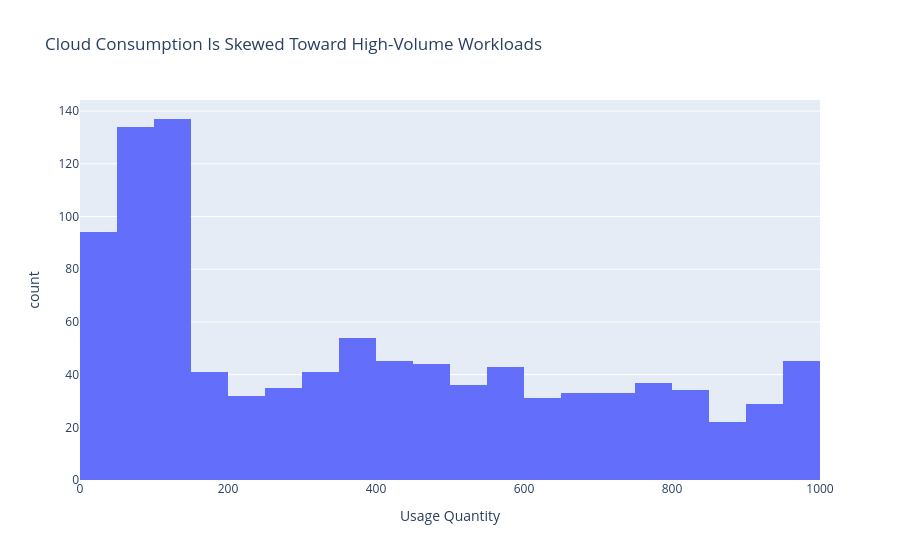
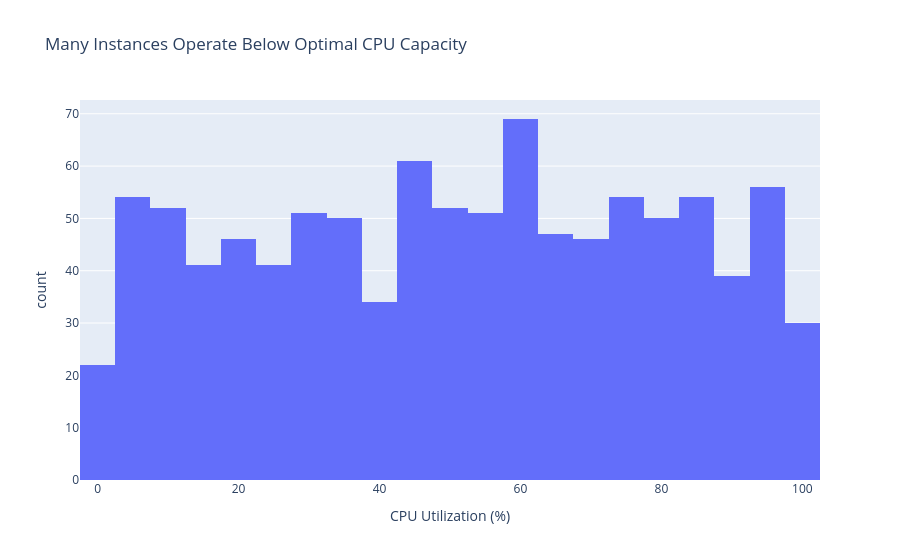
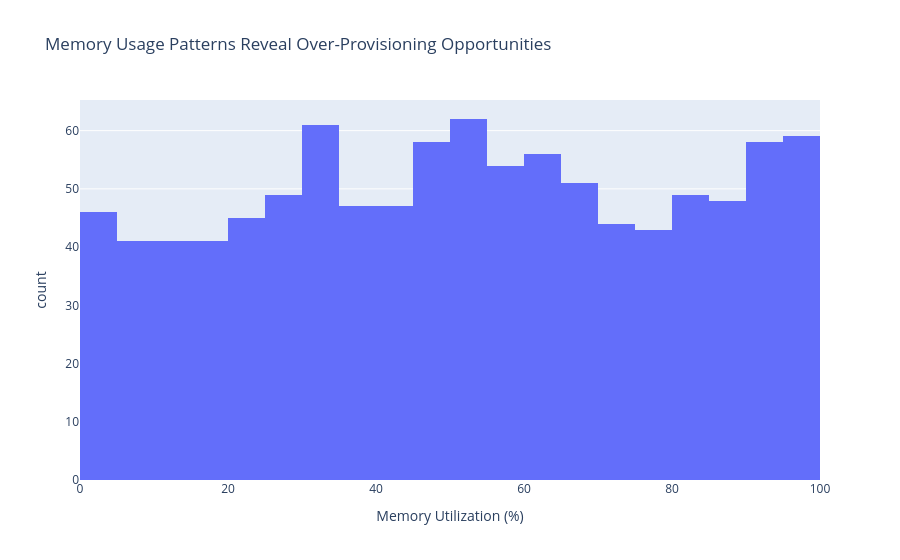
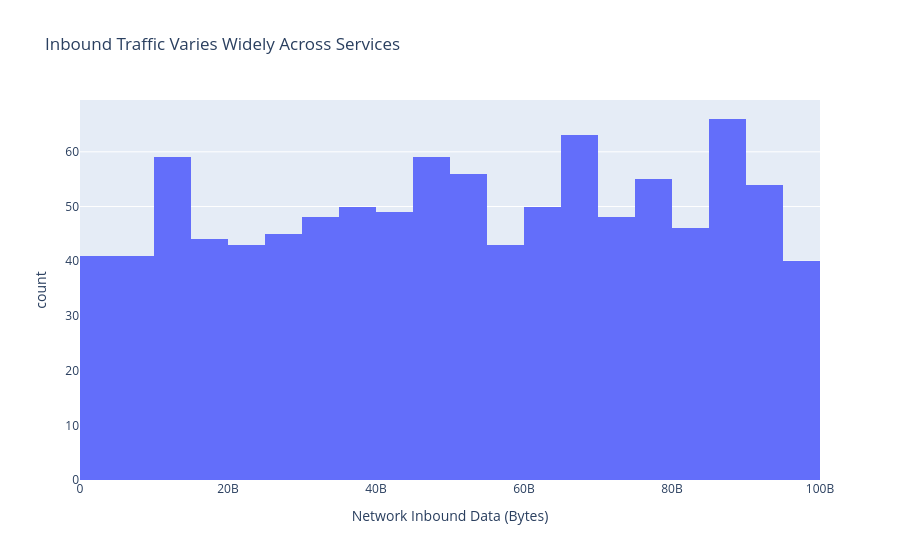

These figures' notebook cell, in order:
### Code cell
# -------- NUMERIC VARIABLES --------

# 1. Usage Quantity
fig = px.histogram(
    df, x='Usage Quantity',
    title='Cloud Consumption Is Skewed Toward High-Volume Workloads'
)
fig.show()

# 2. CPU Utilization (%)
fig = px.histogram(
    df, x='CPU Utilization (%)',
    title='Many Instances Operate Below Optimal CPU Capacity'
)
fig.show()

# 3. Memory Utilization (%)
fig = px.histogram(
    df, x='Memory Utilization (%)',
    title='Memory Usage Patterns Reveal Over-Provisioning Opportunities'
)
fig.show()

# 4. Network Inbound Data (Bytes)
fig = px.histogram(
    df, x='Network Inbound Data (Bytes)',
    title='Inbound Traffic Varies Widely Across Services'
)
fig.show()

# 5. Network Outbound Data (Bytes)
fig = px.histogram(
    df, x='Network Outbound Data (Bytes)',
    title='Outbound Traffic May Be a Hidden Cost Driver'
)
fig.show()

# 6. Cost per Quantity ($)
fig = px.histogram(
    df, x='Cost per Quantity ($)',
    title='Pricing Varies Significantly Across Service Categories'
)
fig.show()

# 7. Unrounded Cost ($)
fig = px.histogram(
    df, x='Unrounded Cost ($)',
    title='Raw Cost Distribution Highlights Heavy-Tail Spending'
)
fig.show()

# 8. Rounded Cost ($)
fig = px.histogram(
    df, x='Rounded Cost ($)',
    title='Billing Rounding Has Minimal but Noticeable Financial Impact'
)
fig.show()

# 9. Total Cost (USD)
fig = px.histogram(
    df, x='Total Cost (USD)',
    title='A Small Percentage of Resources Account for Most of the Spend'
)
fig.show()

### Figure 1 — Plotly figure (JSON) as saved in the notebook; plotly's stock layout.template omitted (floating-point values rounded to 4 significant figures; data arrays with more than 128 entries replaced by an {"elided": "..."} marker saying what was removed)
{"data": [{"bingroup": "x", "hovertemplate": "Usage Quantity=%{x}<br>count=%{y}<extra></extra>", "legendgroup": "", "marker": {"color": "#636efa", "pattern": {"shape": ""}}, "name": "", "orientation": "v", "showlegend": false, "type": "histogram", "x": {"elided": "1000 float values"}, "xaxis": "x", "yaxis": "y"}], "layout": {"barmode": "relative", "legend": {"tracegroupgap": 0}, "title": {"text": "Cloud Consumption Is Skewed Toward High-Volume Workloads"}, "xaxis": {"anchor": "y", "domain": [0, 1], "title": {"text": "Usage Quantity"}}, "yaxis": {"anchor": "x", "domain": [0, 1], "title": {"text": "count"}}}}

### Figure 2 — Plotly figure (JSON) as saved in the notebook; plotly's stock layout.template omitted (floating-point values rounded to 4 significant figures; data arrays with more than 128 entries replaced by an {"elided": "..."} marker saying what was removed)
{"data": [{"bingroup": "x", "hovertemplate": "CPU Utilization (%)=%{x}<br>count=%{y}<extra></extra>", "legendgroup": "", "marker": {"color": "#636efa", "pattern": {"shape": ""}}, "name": "", "orientation": "v", "showlegend": false, "type": "histogram", "x": {"elided": "1000 float values"}, "xaxis": "x", "yaxis": "y"}], "layout": {"barmode": "relative", "legend": {"tracegroupgap": 0}, "title": {"text": "Many Instances Operate Below Optimal CPU Capacity"}, "xaxis": {"anchor": "y", "domain": [0, 1], "title": {"text": "CPU Utilization (%)"}}, "yaxis": {"anchor": "x", "domain": [0, 1], "title": {"text": "count"}}}}

### Figure 3 — Plotly figure (JSON) as saved in the notebook; plotly's stock layout.template omitted (floating-point values rounded to 4 significant figures; data arrays with more than 128 entries replaced by an {"elided": "..."} marker saying what was removed)
{"data": [{"bingroup": "x", "hovertemplate": "Memory Utilization (%)=%{x}<br>count=%{y}<extra></extra>", "legendgroup": "", "marker": {"color": "#636efa", "pattern": {"shape": ""}}, "name": "", "orientation": "v", "showlegend": false, "type": "histogram", "x": {"elided": "1000 float values"}, "xaxis": "x", "yaxis": "y"}], "layout": {"barmode": "relative", "legend": {"tracegroupgap": 0}, "title": {"text": "Memory Usage Patterns Reveal Over-Provisioning Opportunities"}, "xaxis": {"anchor": "y", "domain": [0, 1], "title": {"text": "Memory Utilization (%)"}}, "yaxis": {"anchor": "x", "domain": [0, 1], "title": {"text": "count"}}}}

### Figure 4 — Plotly figure (JSON) as saved in the notebook; plotly's stock layout.template omitted (floating-point values rounded to 4 significant figures; data arrays with more than 128 entries replaced by an {"elided": "..."} marker saying what was removed)
{"data": [{"bingroup": "x", "hovertemplate": "Network Inbound Data (Bytes)=%{x}<br>count=%{y}<extra></extra>", "legendgroup": "", "marker": {"color": "#636efa", "pattern": {"shape": ""}}, "name": "", "orientation": "v", "showlegend": false, "type": "histogram", "x": {"elided": "1000 int values"}, "xaxis": "x", "yaxis": "y"}], "layout": {"barmode": "relative", "legend": {"tracegroupgap": 0}, "title": {"text": "Inbound Traffic Varies Widely Across Services"}, "xaxis": {"anchor": "y", "domain": [0, 1], "title": {"text": "Network Inbound Data (Bytes)"}}, "yaxis": {"anchor": "x", "domain": [0, 1], "title": {"text": "count"}}}}
